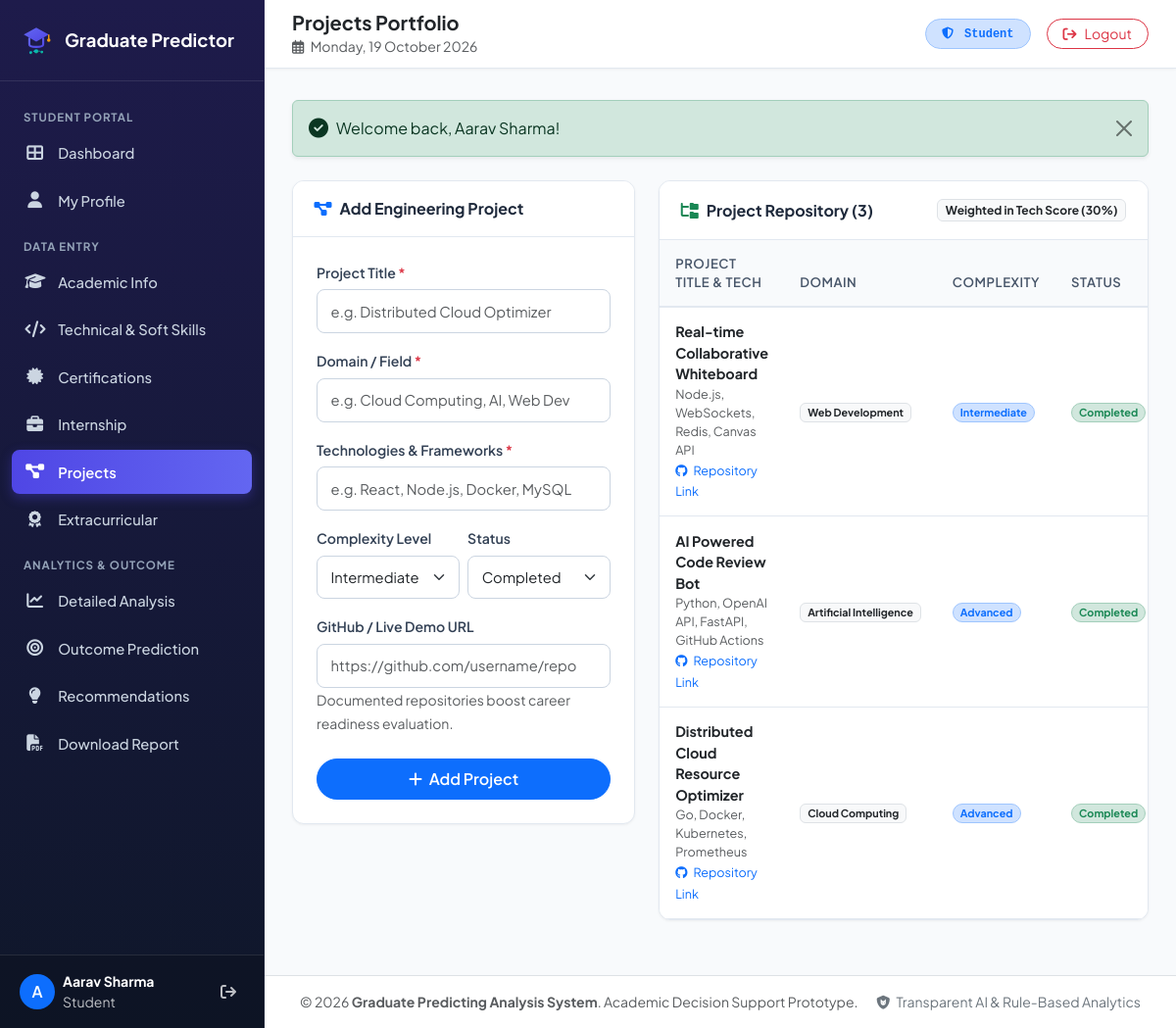
Screenshot of /student/projects.php (signed in) with the database file from the repository.
### tables this page shows
CREATE TABLE `projects` (
    `id` INT AUTO_INCREMENT PRIMARY KEY,
    `student_id` INT NOT NULL,
    `title` VARCHAR(200) NOT NULL,
    `domain` VARCHAR(100) NOT NULL,
    `technologies` VARCHAR(255) NOT NULL,
    `complexity` ENUM('Basic', 'Intermediate', 'Advanced') DEFAULT 'Intermediate',
    `status` ENUM('Ongoing', 'Completed') DEFAULT 'Completed',
    `project_url` VARCHAR(255) DEFAULT NULL,
    `created_at` TIMESTAMP DEFAULT CURRENT_TIMESTAMP,
    FOREIGN KEY (`student_id`) REFERENCES `students`(`id`) ON DELETE CASCADE
);

### config/helper.php (called while the page is built, shortened)
<?php
function sanitize(?string $str): string {
    return htmlspecialchars(trim((string)$str), ENT_QUOTES, 'UTF-8');
}
function baseUrl(string $path = ''): string {
    $scriptName = $_SERVER['SCRIPT_NAME'] ?? '';
    $pos = strpos($scriptName, '/graduate_predictor');
    if ($pos !== false) {
        $base = '/graduate_predictor';
    } else {
        $base = '';
    }
    return rtrim($base, '/') . '/' . ltrim($path, '/');
}

### student/projects.php (the view, shortened to what this page needs)
<?php
require_once __DIR__ . '/../config/helper.php';
$currentUser = getCurrentUser();
$studentId = $currentUser['student_id'];
$db = getDB();
$stmt = $db->prepare("SELECT * FROM projects WHERE student_id = ? ORDER BY id DESC");
$stmt->execute([$studentId]);
$projects = $stmt->fetchAll();
include __DIR__ . '/../includes/header.php';
?>
<div class="row g-4">
    <div class="col-lg-5">
        <div class="content-card">
            <div class="content-card-header">
                <h6 class="fw-bold mb-0"><i class="fas fa-diagram-project me-2 text-primary"></i>Add Engineering Project</h6>
            </div>
            <div class="content-card-body p-4">
                <form method="POST" action="<?= baseUrl('student/projects.php') ?>">
                    <div class="mb-3">
                        <label class="form-label">Project Title <span class="text-danger">*</span></label>
                        <input type="text" class="form-control" name="title" required placeholder="e.g. Distributed Cloud Optimizer">
                    </div>
                    <div class="mb-3">
                        <label class="form-label">Domain / Field <span class="text-danger">*</span></label>
                        <input type="text" class="form-control" name="domain" required placeholder="e.g. Cloud Computing, AI, Web Dev">
                    </div>
                    <div class="mb-3">
                        <label class="form-label">Technologies & Frameworks <span class="text-danger">*</span></label>
                        <input type="text" class="form-control" name="technologies" required placeholder="e.g. React, Node.js, Docker, MySQL">
                    </div>
                    <div class="row g-2 mb-3">
                        <div class="col-6">
                            <label class="form-label">Complexity Level</label>
                            <select class="form-select" name="complexity">
                                <option value="Intermediate" selected>Intermediate</option>
                            </select>
                        </div>
                        <div class="col-6">
                            <label class="form-label">Status</label>
                            <select class="form-select" name="status">
                                <option value="Completed" selected>Completed</option>
                            </select>
                        </div>
                    </div>
                    <div class="mb-4">
                        <label class="form-label">GitHub / Live Demo URL</label>
                        <input type="url" class="form-control" name="project_url" placeholder="https://github.com/username/repo">
                        <small class="text-muted">Documented repositories boost career readiness evaluation.</small>
                    </div>
                    <button type="submit" class="btn btn-primary w-100 rounded-pill py-2 fw-semibold">
                        <i class="fas fa-plus me-1"></i> Add Project
                    </button>
                </form>
            </div>
        </div>
    </div>
    <div class="col-lg-7">
        <div class="content-card">
            <div class="content-card-header d-flex justify-content-between align-items-center">
                <h6 class="fw-bold mb-0"><i class="fas fa-folder-tree me-2 text-success"></i>Project Repository (<?= count($projects) ?>)</h6>
                <span class="badge bg-light text-dark border">Weighted in Tech Score (30%)</span>
            </div>
            <div class="content-card-body p-0">
                <?php if (empty($projects)): ?>
                    <div class="p-4 text-center text-muted">
                        <i class="fas fa-folder-open fs-1 text-secondary opacity-50 mb-2"></i>
                        <p class="mb-0">No practical projects registered. Having at least 2 well-documented projects is strongly recommended for placement readiness.</p>
                    </div>
                <?php else: ?>
                    <div class="table-responsive">
                        <table class="table table-custom table-hover mb-0">
                            <thead>
                                <tr>
                                    <th>Project Title & Tech</th>
                                    <th>Domain</th>
                                    <th>Complexity</th>
                                    <th>Status</th>
                                </tr>
                            </thead>
                            <tbody>
                                <?php foreach ($projects as $p): ?>
                                    <tr>
                                        <td>
                                            <div class="fw-bold text-dark"><?= sanitize($p['title']) ?></div>
                                            <small class="text-muted d-block"><?= sanitize($p['technologies']) ?></small>
                                            <?php if (!empty($p['project_url'])): ?>
                                                <a href="<?= sanitize($p['project_url']) ?>" target="_blank" rel="noopener" class="small text-primary text-decoration-none">
                                                    <i class="fab fa-github me-1"></i> Repository Link
                                                </a>
                                            <?php endif; ?>
                                        </td>
                                        <td><span class="badge bg-light text-dark border"><?= sanitize($p['domain']) ?></span></td>
                                        <td>
                                            <span class="badge bg-primary-subtle text-primary border border-primary-subtle rounded-pill">
                                                <?= sanitize($p['complexity']) ?>
                                            </span>
                                        </td>
                                        <td>
                                            <span class="badge <?= ($p['status'] === 'Completed') ? 'bg-success-subtle text-success border border-success-subtle' : 'bg-warning-subtle text-warning border border-warning-subtle' ?> rounded-pill">
                                                <?= sanitize($p['status']) ?>
                                            </span>
                                        </td>
                                    </tr>
                                <?php endforeach; ?>
                            </tbody>
                        </table>
                    </div>
                <?php endif; ?>
            </div>
        </div>
    </div>
</div>
<?php include __DIR__ . '/../includes/footer.php'; ?>

### assets/css/style.css (style rules this page uses)
:root { --primary-color: #4f46e5; --primary-hover: #4338ca; --primary-light: #e0e7ff; --secondary-color: #06b6d4; --dark-bg: #0f172a; --sidebar-bg: #1e1b4b; --sidebar-hover: #312e81; --card-bg: #ffffff; --body-bg: #f8fafc; --text-main: #1e293b; --text-muted: #64748b; --border-color: #e2e8f0; --success-color: #10b981; --warning-color: #f59e0b; --danger-color: #ef4444; --radius-sm: 8px; --radius-md: 12px; --radius-lg: 18px; --shadow-sm: 0 1px 3px rgba(0, 0, 0, 0.05); --shadow-md: 0 4px 12px rgba(15, 23, 42, 0.08); --shadow-lg: 0 10px 25px rgba(15, 23, 42, 0.12); }
body { font-family: 'Plus Jakarta Sans', system-ui, -apple-system, BlinkMacSystemFont, 'Segoe UI', Roboto, sans-serif; background-color: var(--body-bg); color: var(--text-main); min-height: 100vh; overflow-x: hidden; }
.content-card { background: #ffffff; border-radius: var(--radius-md); border: 1px solid var(--border-color); box-shadow: var(--shadow-sm); margin-bottom: 1.5rem; overflow: hidden; }
.content-card-header { padding: 1.15rem 1.35rem; border-bottom: 1px solid var(--border-color); background-color: #ffffff; display: flex; align-items: center; justify-content: space-between; }
.content-card-body { padding: 1.35rem; }
.form-label { font-weight: 600; font-size: 0.88rem; color: #334155; margin-bottom: 0.4rem; }
.form-control, .form-select { border-radius: var(--radius-sm); border: 1px solid #cbd5e1; padding: 0.65rem 0.85rem; font-size: 0.92rem; transition: all 0.2s ease; }
.table-custom { vertical-align: middle; }
.table-custom thead th { background-color: #f8fafc; color: #475569; font-weight: 600; font-size: 0.82rem; text-transform: uppercase; letter-spacing: 0.04em; border-bottom: 2px solid var(--border-color); padding: 0.85rem 1rem; }
.table-custom tbody td { padding: 0.9rem 1rem; border-bottom: 1px solid var(--border-color); font-size: 0.9rem; }

### rows the page displays
projects: title "Real-time Collaborative Whiteboard", technologies "Node.js, WebSockets, Redis, Canvas API", domain "Web Development", complexity "Intermediate", status "Completed"
projects: title "AI Powered Code Review Bot", technologies "Python, OpenAI API, FastAPI, GitHub Actions", domain "Artificial Intelligence", complexity "Advanced", status "Completed"
projects: title "Distributed Cloud Resource Optimizer", technologies "Go, Docker, Kubernetes, Prometheus", domain "Cloud Computing", complexity "Advanced", status "Completed"

### other values shown
substr($user['name'], 0, 1) "A"
$user['name'] "Aarav Sharma"
$user['role'] "Student"
$pageTitle "Projects Portfolio"
$message "Welcome back, Aarav Sharma!"
count($projects) "3"
